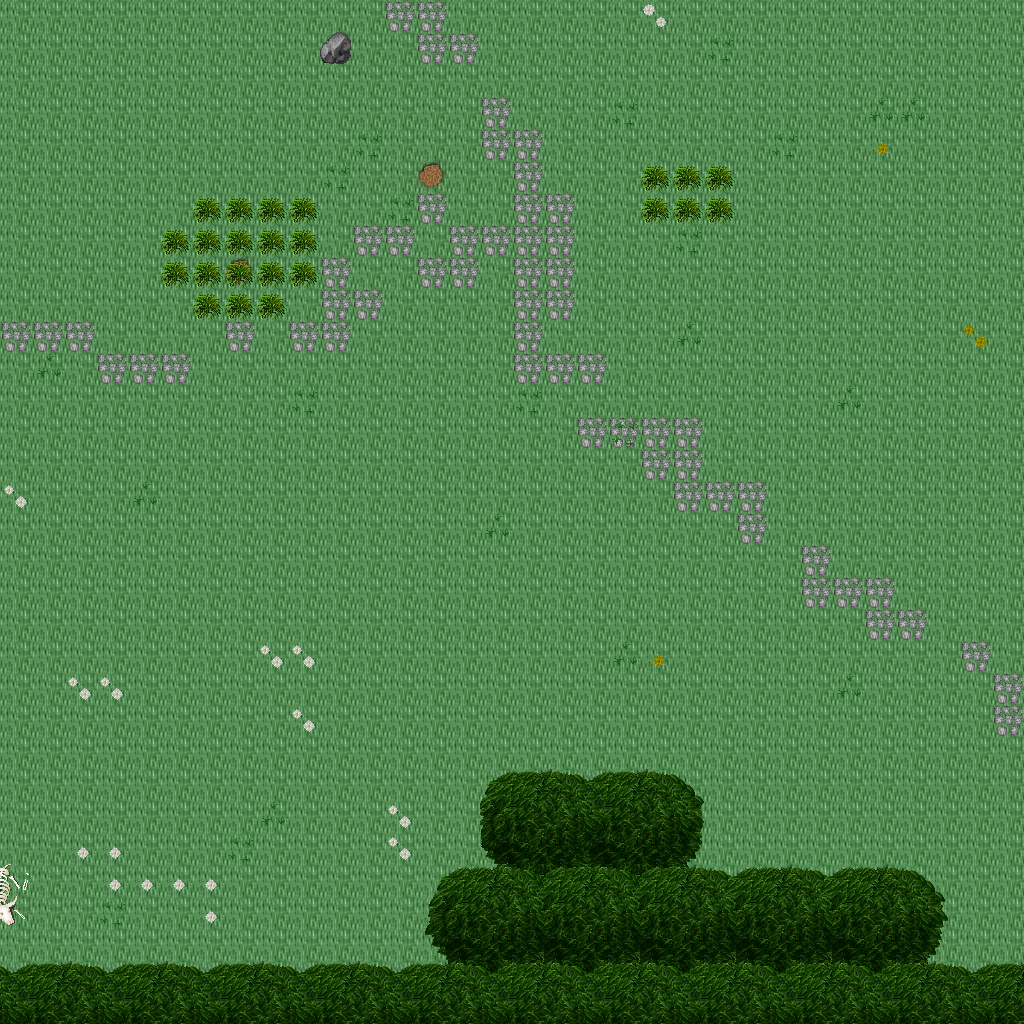

Rendered tile map (Tiled .tmx) drawn with the repository's tilesets; below, a short description and the map source with its tile grids summarised:
An orthogonal 32x32 tile map with 32x32 px tiles, 5 tile layers (Ground, Objects, Objects2, Above, ...), 1 hidden layer not drawn, 23 tilesets.

<map version="1.10" tiledversion="1.11.0" orientation="orthogonal" renderorder="right-down" width="32" height="32" tilewidth="32" tileheight="32" infinite="0" nextlayerid="11" nextobjectid="1">
 <tileset firstgid="1" name="ground_ground" tilewidth="32" tileheight="32" tilecount="33" columns="3">
  <image source="../drawable/ground_ground.png" width="96" height="352" />
 </tileset>
 <tileset firstgid="34" name="ground_grass_edges" tilewidth="32" tileheight="32" tilecount="36" columns="12">
  <image source="../drawable/ground_grass_edges.png" width="384" height="96" />
 </tileset>
 <tileset firstgid="70" name="ground_ridge_earth_pale" tilewidth="32" tileheight="32" tilecount="96" columns="12">
  <image source="../drawable/ground_ridge_earth_pale.png" width="384" height="256" />
 </tileset>
 <tileset firstgid="166" name="plant_flower_daisy_white" tilewidth="32" tileheight="32" tilecount="8" columns="2">
  <image source="../drawable/plant_flower_daisy_white.png" width="64" height="128" />
 </tileset>
 <tileset firstgid="174" name="plant_grasses" tilewidth="32" tileheight="32" tilecount="6" columns="3">
  <image source="../drawable/plant_grasses.png" width="96" height="64" />
 </tileset>
 <tileset firstgid="180" name="plant_flower_daisy_yellow" tilewidth="32" tileheight="32" tilecount="8" columns="2">
  <image source="../drawable/plant_flower_daisy_yellow.png" width="64" height="128" />
 </tileset>
 <tileset firstgid="188" name="ground_rock_pebbles" tilewidth="32" tileheight="32" tilecount="3" columns="1">
  <image source="../drawable/ground_rock_pebbles.png" width="32" height="96" />
 </tileset>
 <tileset firstgid="191" name="plant_tree_tree_darkgreen" tilewidth="32" tileheight="32" tilecount="88" columns="8">
  <image source="../drawable/plant_tree_tree_darkgreen.png" width="256" height="352" />
 </tileset>
 <tileset firstgid="279" name="ground_grass_corners" tilewidth="32" tileheight="32" tilecount="24" columns="6">
  <image source="../drawable/ground_grass_corners.png" width="192" height="128" />
 </tileset>
 <tileset firstgid="303" name="ground_cobbled_paving" tilewidth="32" tileheight="32" tilecount="1" columns="1">
  <image source="../drawable/ground_cobbled_paving.png" width="32" height="32" />
 </tileset>
 <tileset firstgid="304" name="building_decoration_rocks_2" tilewidth="32" tileheight="32" tilecount="2" columns="1">
  <image source="../drawable/building_decoration_rocks_2.png" width="32" height="64" />
 </tileset>
 <tileset firstgid="306" name="plant_bush_bushes" tilewidth="32" tileheight="32" tilecount="10" columns="5">
  <image source="../drawable/plant_bush_bushes.png" width="160" height="64" />
 </tileset>
 <tileset firstgid="316" name="plant_stump_rectangular" tilewidth="32" tileheight="32" tilecount="4" columns="2">
  <image source="../drawable/plant_stump_rectangular.png" width="64" height="64" />
 </tileset>
 <tileset firstgid="320" name="item_corpse_huge_animal" tilewidth="32" tileheight="32" tilecount="16" columns="2">
  <image source="../drawable/item_corpse_huge_animal.png" width="64" height="256" />
 </tileset>
 <tileset firstgid="336" name="logic_item_sheepfood" tilewidth="32" tileheight="32" tilecount="1" columns="1">
  <image source="../drawable/logic_item_sheepfood.png" width="32" height="32" />
 </tileset>
 <tileset firstgid="337" name="logic_creature_rodent" tilewidth="32" tileheight="32" tilecount="8" columns="8">
  <image source="../drawable/logic_creature_rodent.png" width="256" height="32" />
 </tileset>
 <tileset firstgid="345" name="logic_item_sign" tilewidth="32" tileheight="32" tilecount="1" columns="1">
  <image source="../drawable/logic_item_sign.png" width="32" height="32" />
 </tileset>
 <tileset firstgid="346" name="logic_creature_animal" tilewidth="32" tileheight="32" tilecount="32" columns="8">
  <image source="../drawable/logic_creature_animal.png" width="256" height="128" />
 </tileset>
 <tileset firstgid="378" name="logic_collision" tilewidth="32" tileheight="32" tilecount="1" columns="1">
  <image source="../drawable/logic_collision.png" width="32" height="32" />
 </tileset>
 <tileset firstgid="379" name="logic_protection" tilewidth="32" tileheight="32" tilecount="2" columns="2">
  <image source="../drawable/logic_protection.png" width="64" height="32" />
 </tileset>
 <tileset firstgid="381" name="ground_rock_mossy_rubble" tilewidth="32" tileheight="32" tilecount="9" columns="3">
  <image source="../drawable/ground_rock_mossy_rubble.png" width="96" height="96" />
 </tileset>
 <tileset firstgid="390" name="ground_grass_2" tilewidth="32" tileheight="32" tilecount="21" columns="3">
  <image source="../drawable/ground_grass_2.png" width="96" height="224" />
 </tileset>
 <tileset firstgid="411" name="ground_green_paving" tilewidth="32" tileheight="32" tilecount="18" columns="3">
  <image source="../drawable/ground_green_paving.png" width="96" height="192" />
 </tileset>
 <layer id="1" name="Ground" width="32" height="32">
  <data>[1024 cells, 1024 non-empty, 2 distinct tile ids]</data>
 </layer>
 <layer id="2" name="Objects" width="32" height="32">
  <data>[1024 cells, 68 non-empty, 7 distinct tile ids]</data>
 </layer>
 <layer id="3" name="Objects2" width="32" height="32">
  <data>[1024 cells, 57 non-empty, 6 distinct tile ids]</data>
 </layer>
 <layer id="4" name="Above" width="32" height="32">
  <data>[1024 cells, 136 non-empty, 38 distinct tile ids]</data>
 </layer>
 <layer id="5" name="Above2" width="32" height="32">
  <data>[1024 cells, 4 non-empty, 2 distinct tile ids]</data>
 </layer>
 <layer id="6" name="Walkable" width="32" height="32" visible="0">
  <data>[1024 cells, 118 non-empty, 1 distinct tile ids]</data>
 </layer>
 <objectgroup id="7" name="Mapevents" />
 <objectgroup id="8" name="Spawn" />
 <objectgroup id="9" name="Keys" />
 <objectgroup id="10" name="Replace" />
</map>
